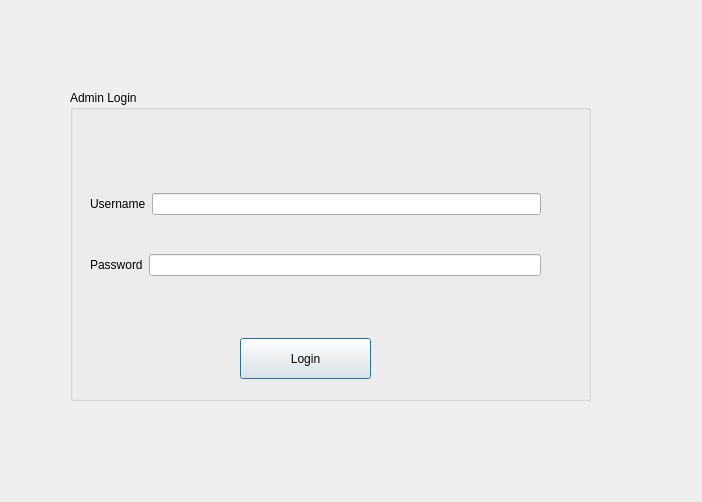
<?xml version="1.0" encoding="UTF-8"?>
<ui version="4.0">
 <class>AdminDialog</class>
 <widget class="QDialog" name="AdminDialog">
  <property name="geometry">
   <rect>
    <x>0</x>
    <y>0</y>
    <width>702</width>
    <height>502</height>
   </rect>
  </property>
  <property name="windowTitle">
   <string>Dialog</string>
  </property>
  <widget class="QGroupBox" name="groupBox">
   <property name="geometry">
    <rect>
     <x>70</x>
     <y>90</y>
     <width>521</width>
     <height>311</height>
    </rect>
   </property>
   <property name="title">
    <string>Admin Login</string>
   </property>
   <widget class="QPushButton" name="pushButton">
    <property name="geometry">
     <rect>
      <x>170</x>
      <y>248</y>
      <width>131</width>
      <height>41</height>
     </rect>
    </property>
    <property name="text">
     <string>Login</string>
    </property>
   </widget>
   <widget class="QWidget" name="">
    <property name="geometry">
     <rect>
      <x>20</x>
      <y>70</y>
      <width>451</width>
      <height>151</height>
     </rect>
    </property>
    <layout class="QVBoxLayout" name="verticalLayout">
     <item>
      <layout class="QHBoxLayout" name="horizontalLayout">
       <item>
        <widget class="QLabel" name="label">
         <property name="text">
          <string>Username</string>
         </property>
        </widget>
       </item>
       <item>
        <widget class="QLineEdit" name="lineEdit_Username"/>
       </item>
      </layout>
     </item>
     <item>
      <layout class="QHBoxLayout" name="horizontalLayout_2">
       <item>
        <widget class="QLabel" name="label_2">
         <property name="text">
          <string>Password</string>
         </property>
        </widget>
       </item>
       <item>
        <widget class="QLineEdit" name="lineEdit_Adminpass"/>
       </item>
      </layout>
     </item>
    </layout>
   </widget>
  </widget>
 </widget>
 <resources/>
 <connections/>
</ui>
